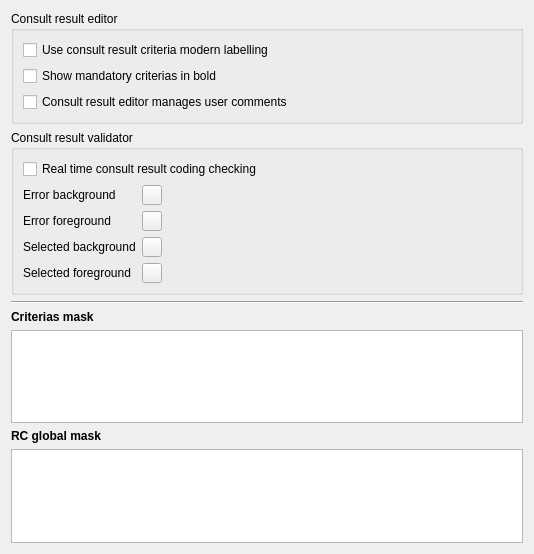
<?xml version="1.0" encoding="UTF-8"?>
<ui version="4.0">
 <class>eDRC::Internal::EdrcPreferencesPageWidget</class>
 <widget class="QWidget" name="eDRC::Internal::EdrcPreferencesPageWidget">
  <property name="geometry">
   <rect>
    <x>0</x>
    <y>0</y>
    <width>534</width>
    <height>554</height>
   </rect>
  </property>
  <property name="windowTitle">
   <string>Editor Preferences</string>
  </property>
  <layout class="QGridLayout" name="gridLayout_2">
   <item row="4" column="0" colspan="2">
    <widget class="Line" name="line">
     <property name="orientation">
      <enum>Qt::Horizontal</enum>
     </property>
    </widget>
   </item>
   <item row="9" column="1">
    <spacer name="verticalSpacer">
     <property name="orientation">
      <enum>Qt::Vertical</enum>
     </property>
     <property name="sizeHint" stdset="0">
      <size>
       <width>20</width>
       <height>40</height>
      </size>
     </property>
    </spacer>
   </item>
   <item row="5" column="0" colspan="2">
    <widget class="QLabel" name="label">
     <property name="font">
      <font>
       <weight>75</weight>
       <bold>true</bold>
      </font>
     </property>
     <property name="text">
      <string>Criterias mask</string>
     </property>
    </widget>
   </item>
   <item row="6" column="0" colspan="2">
    <widget class="Editor::TextEditor" name="criteriaEditor"/>
   </item>
   <item row="7" column="0" colspan="2">
    <widget class="QLabel" name="label_2">
     <property name="font">
      <font>
       <weight>75</weight>
       <bold>true</bold>
      </font>
     </property>
     <property name="text">
      <string>RC global mask</string>
     </property>
    </widget>
   </item>
   <item row="8" column="0" colspan="2">
    <widget class="Editor::TextEditor" name="globalMask"/>
   </item>
   <item row="3" column="0" colspan="2">
    <widget class="QGroupBox" name="groupBox">
     <property name="title">
      <string>Consult result validator</string>
     </property>
     <layout class="QGridLayout" name="gridLayout_3">
      <item row="1" column="1">
       <widget class="Utils::ColorButtonChooser" name="colorErrorBgd">
        <property name="sizePolicy">
         <sizepolicy hsizetype="Fixed" vsizetype="Fixed">
          <horstretch>0</horstretch>
          <verstretch>0</verstretch>
         </sizepolicy>
        </property>
        <property name="minimumSize">
         <size>
          <width>20</width>
          <height>20</height>
         </size>
        </property>
        <property name="maximumSize">
         <size>
          <width>20</width>
          <height>20</height>
         </size>
        </property>
        <property name="text">
         <string/>
        </property>
       </widget>
      </item>
      <item row="3" column="0">
       <widget class="QLabel" name="label_9">
        <property name="sizePolicy">
         <sizepolicy hsizetype="Fixed" vsizetype="Fixed">
          <horstretch>0</horstretch>
          <verstretch>0</verstretch>
         </sizepolicy>
        </property>
        <property name="text">
         <string>Selected background</string>
        </property>
       </widget>
      </item>
      <item row="2" column="0">
       <widget class="QLabel" name="label_7">
        <property name="sizePolicy">
         <sizepolicy hsizetype="Fixed" vsizetype="Fixed">
          <horstretch>0</horstretch>
          <verstretch>0</verstretch>
         </sizepolicy>
        </property>
        <property name="text">
         <string>Error foreground</string>
        </property>
       </widget>
      </item>
      <item row="4" column="0">
       <widget class="QLabel" name="label_8">
        <property name="sizePolicy">
         <sizepolicy hsizetype="Fixed" vsizetype="Fixed">
          <horstretch>0</horstretch>
          <verstretch>0</verstretch>
         </sizepolicy>
        </property>
        <property name="text">
         <string>Selected foreground</string>
        </property>
       </widget>
      </item>
      <item row="4" column="1">
       <widget class="Utils::ColorButtonChooser" name="colorSelFgd">
        <property name="sizePolicy">
         <sizepolicy hsizetype="Fixed" vsizetype="Fixed">
          <horstretch>0</horstretch>
          <verstretch>0</verstretch>
         </sizepolicy>
        </property>
        <property name="minimumSize">
         <size>
          <width>20</width>
          <height>20</height>
         </size>
        </property>
        <property name="maximumSize">
         <size>
          <width>20</width>
          <height>20</height>
         </size>
        </property>
        <property name="text">
         <string/>
        </property>
       </widget>
      </item>
      <item row="2" column="1">
       <widget class="Utils::ColorButtonChooser" name="colorErrorFgd">
        <property name="sizePolicy">
         <sizepolicy hsizetype="Fixed" vsizetype="Fixed">
          <horstretch>0</horstretch>
          <verstretch>0</verstretch>
         </sizepolicy>
        </property>
        <property name="minimumSize">
         <size>
          <width>20</width>
          <height>20</height>
         </size>
        </property>
        <property name="maximumSize">
         <size>
          <width>20</width>
          <height>20</height>
         </size>
        </property>
        <property name="text">
         <string/>
        </property>
       </widget>
      </item>
      <item row="1" column="0">
       <widget class="QLabel" name="label_6">
        <property name="sizePolicy">
         <sizepolicy hsizetype="Fixed" vsizetype="Fixed">
          <horstretch>0</horstretch>
          <verstretch>0</verstretch>
         </sizepolicy>
        </property>
        <property name="text">
         <string>Error background</string>
        </property>
       </widget>
      </item>
      <item row="3" column="1">
       <widget class="Utils::ColorButtonChooser" name="colorSelBgd">
        <property name="sizePolicy">
         <sizepolicy hsizetype="Fixed" vsizetype="Fixed">
          <horstretch>0</horstretch>
          <verstretch>0</verstretch>
         </sizepolicy>
        </property>
        <property name="minimumSize">
         <size>
          <width>20</width>
          <height>20</height>
         </size>
        </property>
        <property name="maximumSize">
         <size>
          <width>20</width>
          <height>20</height>
         </size>
        </property>
        <property name="text">
         <string/>
        </property>
       </widget>
      </item>
      <item row="1" column="2">
       <spacer name="horizontalSpacer">
        <property name="orientation">
         <enum>Qt::Horizontal</enum>
        </property>
        <property name="sizeHint" stdset="0">
         <size>
          <width>40</width>
          <height>20</height>
         </size>
        </property>
       </spacer>
      </item>
      <item row="0" column="0" colspan="3">
       <widget class="QCheckBox" name="realTimeChecking">
        <property name="toolTip">
         <string>When this option is enabled, the criteria view shows potential coding error while you are selecting criterias. Potential errors are noticed using a different background color.</string>
        </property>
        <property name="text">
         <string>Real time consult result coding checking</string>
        </property>
       </widget>
      </item>
     </layout>
    </widget>
   </item>
   <item row="0" column="0" colspan="2">
    <widget class="QGroupBox" name="groupBox_2">
     <property name="title">
      <string>Consult result editor</string>
     </property>
     <layout class="QGridLayout" name="gridLayout">
      <item row="0" column="0">
       <widget class="QCheckBox" name="useModernLabelling">
        <property name="toolTip">
         <string>When this option is enabled, the wording of CR criterias are improved. Strings like '++++' and '++1|' are replaced by user friendly characters.</string>
        </property>
        <property name="text">
         <string>Use consult result criteria modern labelling</string>
        </property>
       </widget>
      </item>
      <item row="1" column="0">
       <widget class="QCheckBox" name="mandatoryInBold">
        <property name="toolTip">
         <string>When this option is enabled, the mandatory criterias of a group are in bold.</string>
        </property>
        <property name="text">
         <string>Show mandatory criterias in bold</string>
        </property>
       </widget>
      </item>
      <item row="2" column="0">
       <widget class="QCheckBox" name="userComments">
        <property name="text">
         <string>Consult result editor manages user comments</string>
        </property>
       </widget>
      </item>
     </layout>
    </widget>
   </item>
  </layout>
 </widget>
 <customwidgets>
  <customwidget>
   <class>Editor::TextEditor</class>
   <extends>QTextEdit</extends>
   <header location="global">texteditorplugin/texteditor.h</header>
  </customwidget>
  <customwidget>
   <class>Utils::ColorButtonChooser</class>
   <extends>QPushButton</extends>
   <header location="global">utils/widgets/colorbuttonchooser.h</header>
  </customwidget>
 </customwidgets>
 <resources/>
 <connections/>
</ui>
